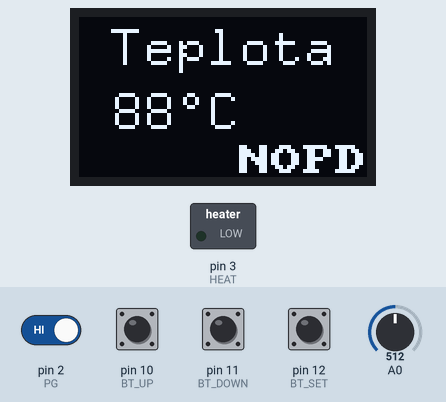
The sketch below on a simulated Arduino Uno, built with avr-gcc and run on an emulated ATmega328P. Parts: 72×40 one-colour display, switched loads named in the sketch (green lamp = pin HIGH). The test bench sets the inputs (shaded band); at power-on: pin 2 (PG), pin 10 (BT_UP), pin 12 (BT_SET) HIGH, pin 11 (BT_DOWN) LOW, A0 = 512. EEPROM starts erased; what the sketch prints to the serial monitor is not drawn.

Above: at 1.2 s.
1.3 s: pin 12 (BT_SET) pulled LOW for 3.2 s
At 4.3 s:
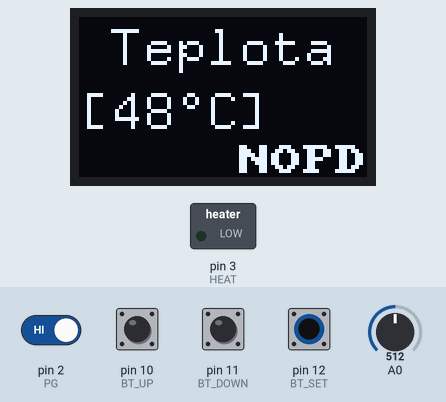
6.0 s: pin 2 (PG) driven LOW
At 6.9 s:
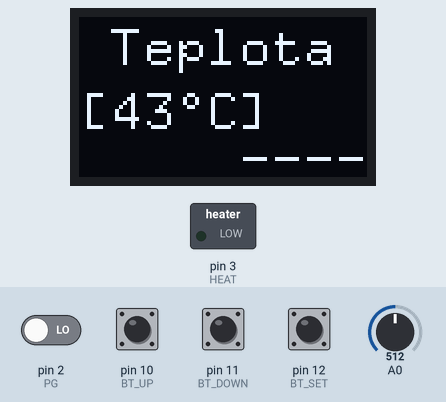
9.0 s: pin 12 (BT_SET) pulled LOW for 1 s
At 10.5 s:
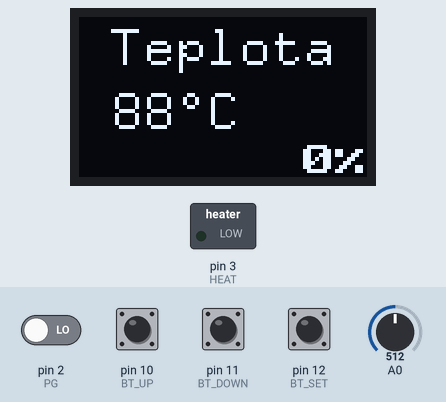
11.6 s: A0 set to 851
At 12.5 s:
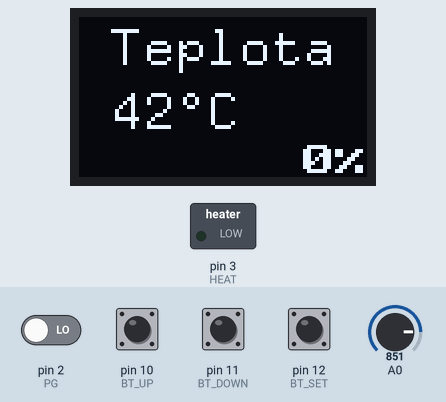
13.3 s: A0 set to 875
At 14.2 s:
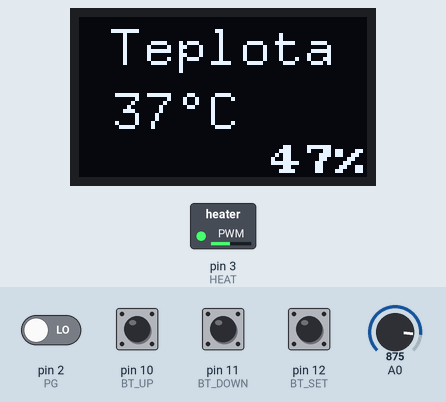
15.1 s: A0 set to 900
At 16.8 s:
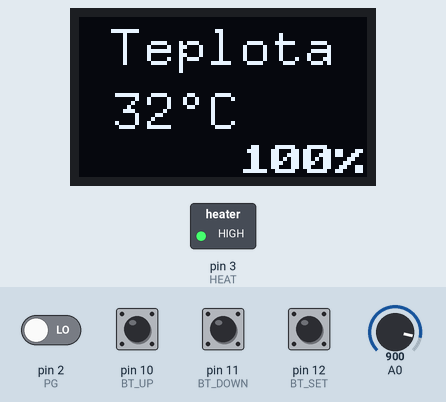
Timing chart, 0 to 17.9 s (numbered marks = the images above; inputs shaded):
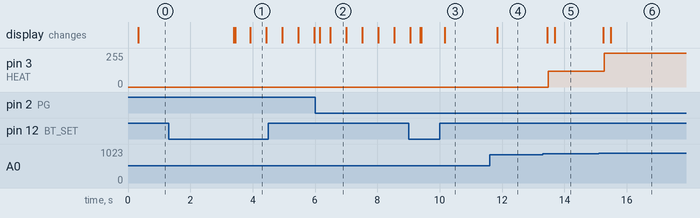

The sketch:

cup_heater.ino
```cpp
#include <EEPROM.h>

//***********************//
#define LCD_ADDRESS 0x3C
#include <U8x8lib.h>
U8X8_SSD1306_72X40_ER_HW_I2C u8x8(/* reset=*/U8X8_PIN_NONE);  // EastRising 0.42"

//***********************//
#include "temp.h"
const char DEGREE_SYMBOL[] = { 0xB0, '\0' };
int m_iLastTemp = 0;
int m_iTargetTemp = 50;

//***********************//
#define BT_UP 10
#define BT_SET 12
#define BT_DOWN 11
#define LONG_PRESS 2000

unsigned long m_ulSetPressed = 0;
bool m_bSetup = false;
unsigned long m_ulUpDownPressed = 0;

//***********************//
#define HEAT 3
bool m_bHeat = false;
int m_iHeatPWM = 255;

//***********************//
#define PG 2
bool m_bPowerGood = false;

//-----------------------------------------------------------------//
void View(bool bSetup, bool bHeat)
{
  char chInt[20];

  u8x8.setFont(u8x8_font_8x13_1x2_r);
  u8x8.drawString(0, 0, " Teplota");

  sprintf(chInt, "%2d", bSetup ? m_iTargetTemp : m_iLastTemp);
  u8x8.setFont(u8x8_font_8x13_1x2_f);
  u8x8.drawString(0, 2, bSetup ? "[" : " ");
  u8x8.drawString(1, 2, chInt);
  u8x8.setCursor(3, 2);
  u8x8.print(DEGREE_SYMBOL);
  u8x8.print("C");
  u8x8.print(bSetup ? "]" : " ");

  u8x8.setFont(u8x8_font_amstrad_cpc_extended_f);
  if (!m_bPowerGood)
  {
    u8x8.drawString(5, 4, "NOPD");
  }
  else if (bHeat)
  {
    sprintf(chInt, "%3d%%", (int)((m_iHeatPWM / 255.0 * 100.0) + 0.5));
    //sprintf(chInt, "%3d ", m_iHeatPWM);
    u8x8.drawString(5, 4, chInt);
  }
  else
  {
    u8x8.drawString(5, 4, "----");
  }
}

//-----------------------------------------------------------------//
void setup()
{
  Serial.begin(9600);
  m_iTargetTemp = EEPROM.read(sizeof(m_iTargetTemp));
  if (m_iTargetTemp > 99 || m_iTargetTemp < 30)
    m_iTargetTemp = 50;

  pinMode(PG, INPUT);

  pinMode(BT_UP, INPUT);
  pinMode(BT_SET, INPUT);
  pinMode(BT_DOWN, INPUT);

  pinMode(HEAT, OUTPUT);
  analogWrite(HEAT, 0);

  u8x8.begin();
  //u8x8.setPowerSave(0);
}

//-----------------------------------------------------------------//
unsigned long m_ulStart_100ms = -1;
#define PERIOD_100ms 100L

unsigned long m_ulStart_200ms = -1;
#define PERIOD_200ms 200L

//-----------------------------------------------------------------//
void loop()
{
  if (millis() >= m_ulStart_100ms + PERIOD_100ms)
  {
    m_ulStart_100ms = millis();

    if (!m_bSetup && m_ulSetPressed == 0 && !digitalRead(BT_SET))  // Press
    {
      m_ulSetPressed = millis();
      Serial.println("Press");
    }
    else if (!m_bSetup && m_ulSetPressed && digitalRead(BT_SET))  // Short Press Release
    {
      m_ulSetPressed = 0;
      m_bHeat = !m_bHeat;
      View(m_bSetup, m_bHeat);
      Serial.println("Short Press Release");
    }
    else if (!m_bSetup && m_ulSetPressed + LONG_PRESS < millis() && !digitalRead(BT_SET))  // Long Press and EnterSetup
    {
      m_bSetup = true;
      Serial.println("Long Press");
    }
    else if (m_bSetup && digitalRead(BT_SET) && m_ulSetPressed)  // Long Press Release
    {
      m_ulSetPressed = 0;
      Serial.println("Long Press Release");
    }
    else if (m_bSetup && m_ulSetPressed == 0 && !digitalRead(BT_SET))  // Next press Leave Setup
    {
      m_bSetup = false;
      EEPROM.write(sizeof(m_iTargetTemp), m_iTargetTemp);
      Serial.println("Next press Leave Setup");
    }

    if (m_bSetup == true)
    {
      if (m_ulUpDownPressed == 0 && digitalRead(BT_UP) != digitalRead(BT_DOWN))
      {
        m_ulUpDownPressed = millis();
        m_iTargetTemp += !digitalRead(BT_UP) ? 1 : -1;
      }
      else if (m_ulUpDownPressed + 800 < millis() && (digitalRead(BT_UP) != digitalRead(BT_DOWN)))
      {
        m_iTargetTemp += !digitalRead(BT_UP) ? 1 : -1;
      }
      else
      {
        m_ulUpDownPressed = 0;
      }
      if (m_iTargetTemp > 99)
        m_iTargetTemp = 99;
      else if (m_iTargetTemp < 30)
        m_iTargetTemp = 30;

      View(m_bSetup, m_bHeat);
    }

    m_bPowerGood = !digitalRead(PG);
  }

  if (millis() >= m_ulStart_200ms + PERIOD_200ms)
  {
    m_ulStart_200ms = millis();

    m_iLastTemp = getTemp();
    View(m_bSetup, m_bHeat);

    if (m_bHeat && m_bPowerGood)
    {
      if (m_iLastTemp > m_iTargetTemp)
        m_iHeatPWM = 0;
      else if (m_iLastTemp == m_iTargetTemp)
        m_iHeatPWM = 70;
      else if (m_iLastTemp + 1 >= m_iTargetTemp)
        m_iHeatPWM = 120;
      else if (m_iLastTemp + 2 >= m_iTargetTemp)
        m_iHeatPWM = 160;
      else if (m_iLastTemp + 3 >= m_iTargetTemp)
        m_iHeatPWM = 190;
      else if (m_iLastTemp + 4 >= m_iTargetTemp)
        m_iHeatPWM = 220;
      else if (m_iLastTemp + 5 >= m_iTargetTemp)
        m_iHeatPWM = 230;
      else
        m_iHeatPWM = 255;
    }
    else
    {
      m_iHeatPWM = 0;
    }
    analogWrite(HEAT, m_iHeatPWM);
  }
}
```

temp.h
```cpp
int getTemp();
```

Source omitted: temp.cpp (55333 bytes)

Measured:
- the behaviour switches between 868 and 869 on A0 (found by bisection; images 4 and 5)
- after the input at 1.3 s, the display: first changes after 2.1 s (image 1 shows a later state)
- after the input at 6.0 s, the display: first changes after 0.15 s (image 2 shows a later state)
- after the input at 11.6 s, the display: changes after 0.24 s (image 4)
- after the input at 13.3 s, pin 3 (HEAT): 0/255 → 120/255 after 0.19 s; the display: first changes after 0.14 s (image 5 shows a later state)
- after the input at 15.1 s, pin 3 (HEAT): 120/255 → 255/255 after 0.19 s; the display: first changes after 0.14 s (image 6 shows a later state)
- what the display in image 1 shows lasts 0.5 s, from 3.9 s to 4.4 s
